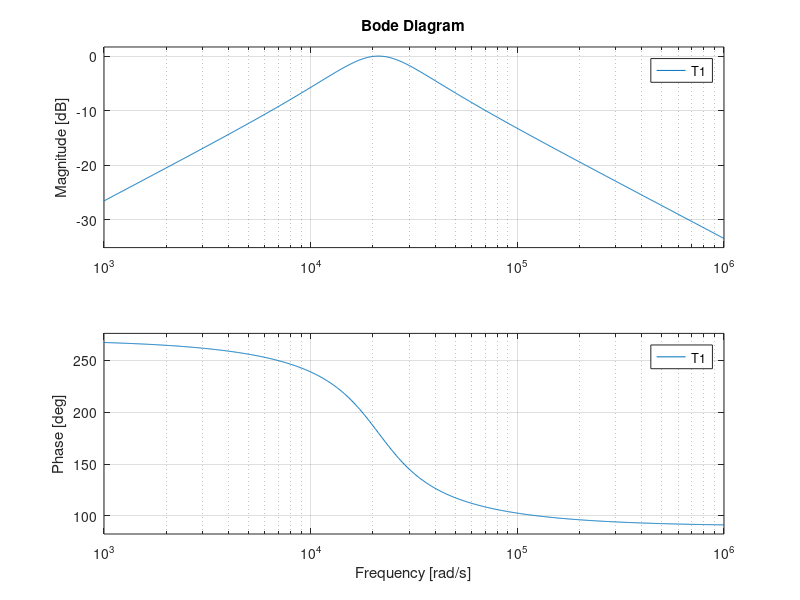
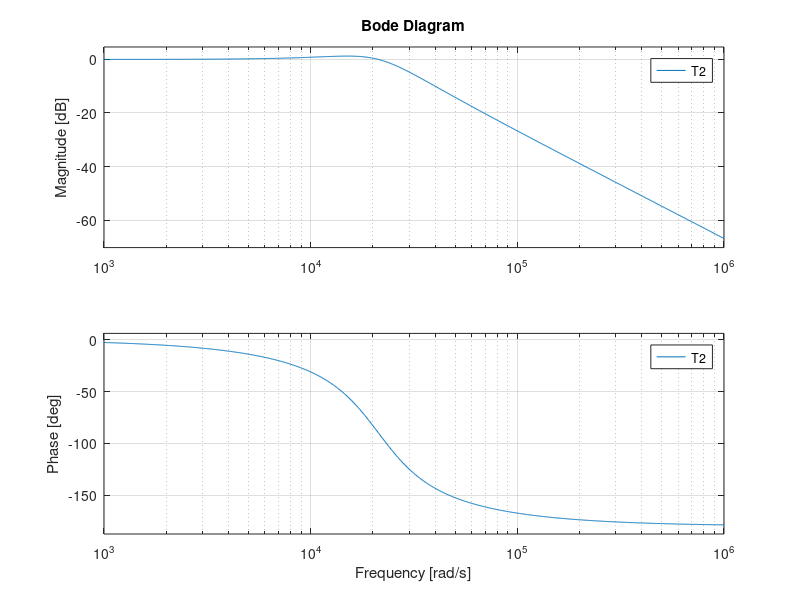
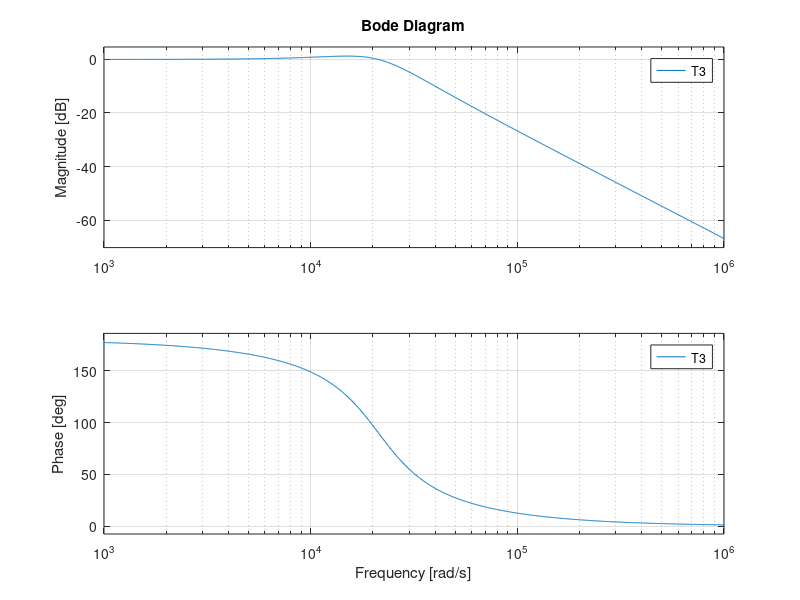

These figures' MATLAB source, in order:
R1 =	5.10E+04;
R2 =	1.00E+05;
R3 =	1.00E+04;
R4 =	1.00E+04;
R5 =	1.00E+05;
R6 =	1.00E+04;
R7 =	1.00E+06;
R8 =	1.00E+05;
R9 =	5.10E+04;
R10 =	1.00E+05;
R11 =	1.00E+04;

P1 = 	1.00E+05;
P2 =	1.00E+04;
C1 =	4.70E-09;
C2 =	4.70E-09;

k = ((R5+R2)*P2)/(R2*(R3+P2));
Q = 1/(((R5+R2)*R3)/(R2*(R3+P2)));
T = R6*C1;

s = tf('s');

T1 = -(s/(C1*P2))/(s^2+s/(C1*R6)+R5/(C1*C2*R2*R4*R11));
T2 = (1/(C1*C2*P2*R11))/(s^2+s/(C1*R6)+R5/(C1*C2*R2*R4*R11));
T3 = (-R5/(C1*C2*P2*R2*R11))/(s^2+s/(C1*R6)+R5/(C1*C2*R2*R4*R11));

wo = sqrt(R5/(C1*C2*R2*R4*R11));

figure(1)
bode(T1)

figure(2)
bode(T2)

figure(3)
bode(T3)


